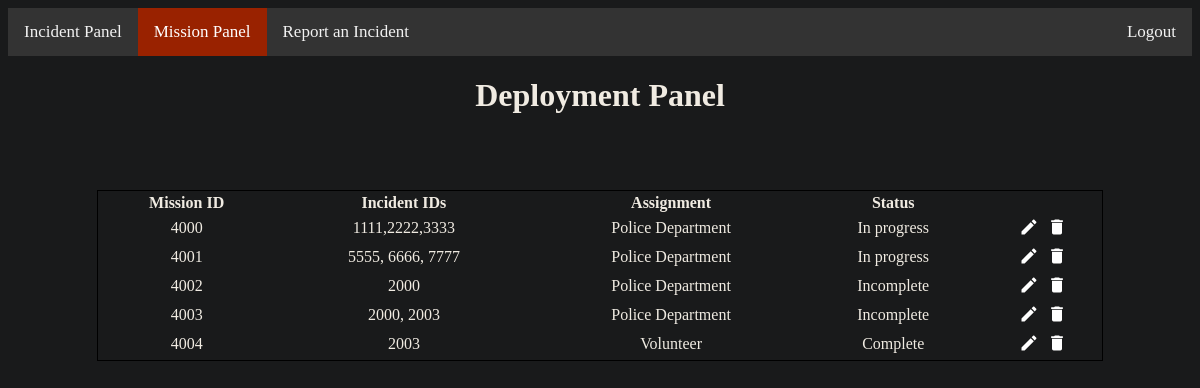
Page /deploymentPanel on the committed database.
### tables this page shows
CREATE TABLE Mission (missionID INT (0, 4) PRIMARY KEY, incidentList TEXT, missionAssignment TEXT, missionStatus TEXT DEFAULT Incomplete);

### Prototype/views.py (the view, shortened to what this page needs)
@app.route('/deploymentPanel', methods=['POST', 'GET'])
def deploymentPanel():
    roles = ["Officer", "Manager"]
    global USER
    if not authenticate(roles):
        if USER == None or request.referrer == None:
            return redirect(url_for('login'))
        return redirect(request.referrer)
    id = False
    missions = pullMission()
    missionID = [m[0] for m in missions]
    missionList = [m[1] for m in missions]
    team = [m[2] for m in missions]
    status = [m[3] for m in missions]
    length = len(missionID)
    return render_template('deploymentTable.html', length=length, missionID=missionID, missionList=missionList, team=team, status=status, id=id)

### Prototype/views.py (called while the page is built)
def authenticate(roles):
    global USER
    if USER not in roles and USER != "Admin":
        return False
    return True

def pullMission():
    conn = sqlite3.connect("callCenter.db")
    cur = conn.cursor()
    mis = cur.execute('SELECT * FROM Mission')
    mis = cur.fetchall()
    conn.commit()
    cur.close()
    conn.close()
    return mis

### Prototype/templates/deploymentTable.html
{% extends "deploymentPanel.html" %}
{% block table %}
    {% for i in range(length) %}
    <tr class="data">
        <td>{{missionID[i]}}</td>
        <td>{{missionList[i]}}</td>
        <td>{{team[i]}}</td>
        {% if id == missionID[i] %}
        <td><input type="text" placeholder="{{status[i]}}" onkeypress="return event.keyCode != 13;" name="status" /></td>
        {% else %}
        <td>{{status[i]}}</td>
        {% endif %}
        <td>
            {% if id == missionID[i] %}
            <button name="edit" value="{{missionID[i]}}" style="cursor: pointer; background-color: transparent; border: 0px; width: 24px; height: 24px;">
                <svg viewBox="0 0 24 24" style="width:20px; height: 20px;">
                    <path fill="#FFF" d="M21.1,12.5L22.5,13.91L15.97,20.5L12.5,17L13.9,15.59L15.97,17.67L21.1,12.5M10,17L13,20H3V18C3,15.79 6.58,14 11,14L12.89,14.11L10,17M11,4A4,4 0 0,1 15,8A4,4 0 0,1 11,12A4,4 0 0,1 7,8A4,4 0 0,1 11,4Z" />
                </svg>
            </button>
            {% else %}
            <button name="edit" value="{{missionID[i]}}" style="cursor: pointer; background-color: transparent; border: 0px; width: 24px; height: 24px;">
                <svg viewBox="0 0 24 24" style="width:20px; height: 20px;">
                    <path fill="#FFF" d="M20.71,7.04C21.1,6.65 21.1,6 20.71,5.63L18.37,3.29C18,2.9 17.35,2.9 16.96,3.29L15.12,5.12L18.87,8.87M3,17.25V21H6.75L17.81,9.93L14.06,6.18L3,17.25Z" />
                </svg>
            </button>
            {% endif %}
            <button type="submit" name="delete" value="{{missionID[i]}}" style="cursor: pointer; background-color: transparent; border: 0px; width: 24px; height: 24px;">
                <svg viewBox="0 0 24 24" style="width:20px; height: 20px;">
                    <path fill="#FFF" d="M19,4H15.5L14.5,3H9.5L8.5,4H5V6H19M6,19A2,2 0 0,0 8,21H16A2,2 0 0,0 18,19V7H6V19Z" />
                </svg>
            </button>
        </td>
    </tr>
    {% endfor %}
{% endblock %}

### Prototype/templates/deploymentPanel.html (style rules this page uses)
.data { text-align: center; }

### rows in the picture
Mission: missionID "4000", incidentList "1111,2222,3333", missionAssignment "Police Department", missionStatus "In progress"
Mission: missionID "4001", incidentList "5555, 6666, 7777", missionAssignment "Police Department", missionStatus "In progress"
Mission: missionID "4002", incidentList "2000", missionAssignment "Police Department", missionStatus "Incomplete"
Mission: missionID "4003", incidentList "2000, 2003", missionAssignment "Police Department", missionStatus "Incomplete"
Mission: missionID "4004", incidentList "2003", missionAssignment "Volunteer", missionStatus "Complete"
